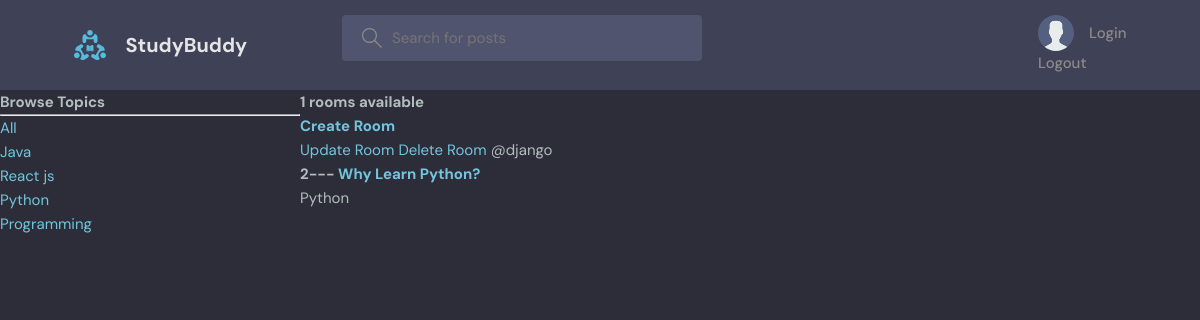
Page /?q=Python on the committed database.
### base/models.py (models this page shows, shortened)
class Topic(models.Model):
    name = models.CharField(max_length=200)

class Room(models.Model):
    host = models.ForeignKey(User, on_delete=models.SET_NULL, null=True)
    topic = models.ForeignKey(Topic, on_delete=models.SET_NULL, null=True)
    name = models.CharField(max_length=200)
    description = models.TextField(null=True, blank=True)
    participants = models.ManyToManyField(User, related_name='participants', blank=True)
    updated = models.DateTimeField(auto_now=True)
    created = models.DateTimeField(auto_now_add=True)
    class Meta:
        ordering = ['-updated', '-created']

### base/views.py (the view)
# urls.py: path('', views.home, name='home'),
def home(request):
    q = request.GET.get('q') if request.GET.get('q') != None else ''
    rooms = Room.objects.filter(
        Q(topic__name__icontains=q) |
        Q(name__icontains=q) |
        Q(description__icontains=q)
        )
    topics = Topic.objects.all()
    room_count = rooms.count()
    return render(request, 'home.html', {'rooms': rooms, 'topics': topics, 'room_count': room_count})

### templates/home.html (shortened to what this page needs)
{% extends 'main.html' %}
{% block content %}
<div class="home-container">
    <div>
        <h3>Browse Topics</h3>
        <hr>
        <div>
            <a href="{% url 'home' %}">All</a>
        </div>
        {% for topic in topics %}
        <div>
            <a href="{% url 'home' %}?q={{topic.name}}">{{topic.name}}</a>
        </div>
        {% endfor %}
    </div>
    <div >
        <h5>{{room_count}} rooms available</h5>
        <h1><a href="{% url 'create_room' %}">Create Room</a></h1>
    <div>
        {% for room in rooms %}
        <div>
            <a href="{% url 'update_room' room.id %}">Update Room</a>
            <a href="{% url 'delete_room' room.id %}">Delete Room</a>
            <span>@{{room.host.username}}</span>
            <h5>{{room.id}}--- <a href="{% url 'room' room.id %}">{{room.name}}</a> </h5>
            <small>{{room.topic.name}}</small>
        </div>
        {% endfor %}
    </div>
    </div>
</div>
{% endblock %}

### static/styles/style.css (style rules this page uses)
:root { --color-main: #71c6dd; --color-main-light: #e1f6fb; --color-dark: #3f4156; --color-dark-medium: #51546e; --color-dark-light: #696d97; --color-light: #e5e5e5; --color-gray: #8b8b8b; --color-light-gray: #b2bdbd; --color-bg: #2d2d39; --color-success: #5dd693; --color-error: #fc4b0b; }
* { font-family: "DM Sans", -apple-system, BlinkMacSystemFont, "Segoe UI", Roboto, Oxygen, Ubuntu, Cantarell, "Open Sans", "Helvetica Neue", sans-serif; margin: 0; padding: 0; box-sizing: border-box; text-rendering: optimizeLegibility; font-size: inherit; }
html { font-size: 56.25%; }
@media only screen and (min-width: 1200px) { html { font-size: 62.5%; } }
body { line-height: 1.6; font-weight: 400; font-size: 1.5rem; color: var(--color-light-gray); background-color: var(--color-bg); min-height: 100vh; }
a { display: inline-block; color: var(--color-main); text-decoration: none; }

### templates/home.html (style rules this page uses)
.home-container { display: grid; grid-template-columns: 1fr 3fr; }

### rows in the picture
Topic: name "Java"
Topic: name "React js"
Topic: name "Python"
Topic: name "Programming"
Room: host.username "django", id "2", name "Why Learn Python?", topic.name "Python"

### other values in the picture
{{ room_count }} "1"
